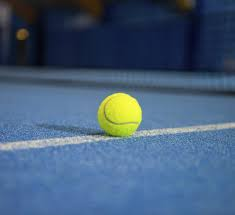
#> input picture assets/tennis.jpeg, 235 x 215 px
$ python chapter1_onboarding.py
#> lines starting #> are read from the running program, lines starting #| are printed output that depends on the picture
import numpy as np
import matplotlib.pyplot as plt
from matplotlib.image import imread

# sin グラフ
x = np.arange(0, 6, 0.1)
y = np.sin(x)
plt.plot(x, y)
plt.show()
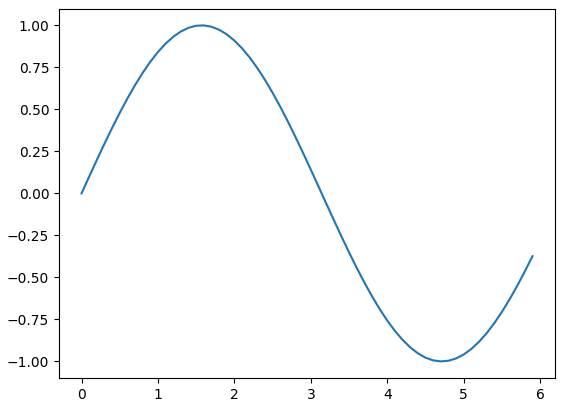
#> figure drawn by matplotlib, 1 panel; curve peaks at x = 1.6, y = 1

# cos グラフ
x = np.arange(0, 6, 0.1)
y1 = np.sin(x)
y2 = np.cos(x)

plt.plot(x, y1, label="sin")
plt.plot(x, y2, linestyle="--", label="cos")
plt.xlabel("x")
plt.ylabel("y")
plt.title('sin & cos')
plt.legend()
plt.show()
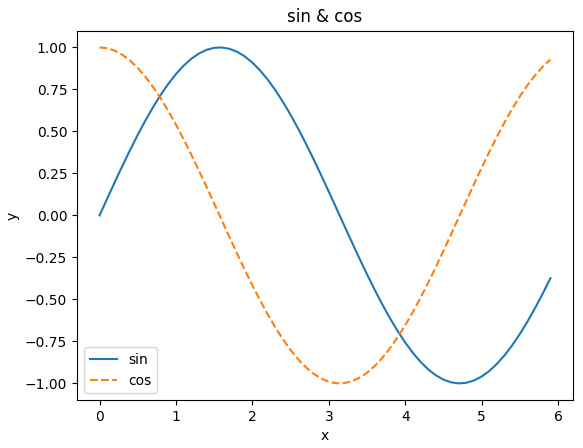
#> figure drawn by matplotlib, 1 panel; curve peaks at x = 1.6, y = 1; curve peaks at x = 0, y = 1

# Image
img = imread('./assets/tennis.jpeg')
#> img is the input picture: shape (215, 235, 3); mean R, G, B 69.2, 93.1, 120
plt.imshow(img)
plt.show()
